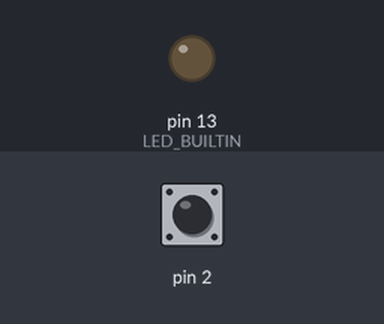
The sketch below on a simulated Arduino Uno, built with avr-gcc and run on an emulated ATmega328P. Parts: output pins drawn as LEDs (lit = HIGH). Dashed ring = blinking. The test bench sets the inputs (shaded band); at power-on: pin 2 HIGH. What the sketch prints to the serial monitor is not drawn.

Above: at 1.2 s.
1.3 s: pin 2 pulled LOW for 0.15 s
At 1.5 s:
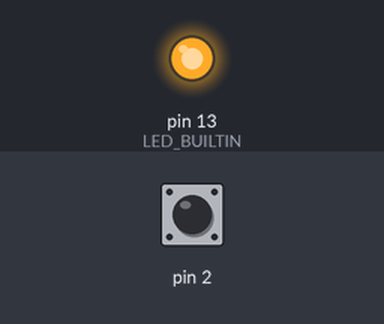
3.0 s: pin 2 pulled LOW for 1 s
At 4.8 s:
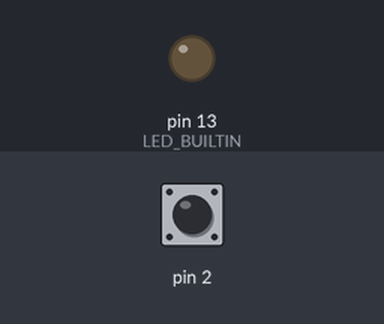
5.5 s: pin 2 pulled LOW for 3.2 s
At 9.3 s:
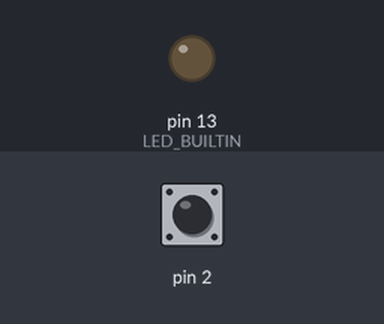
10.3 s: pin 2 pulsed LOW 2 times (0.12 s each, 0.3 s apart)
At 10.47 s:
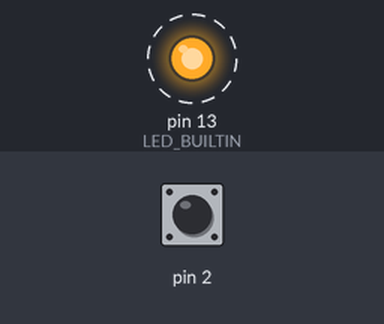
Timing chart, 0 to 13.3 s (numbered marks = the images above; inputs shaded):
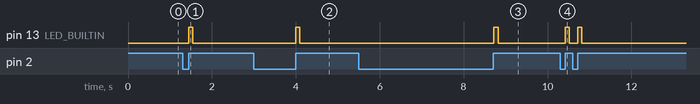

Measured:
- after the input at 1.3 s, pin 13 (LED_BUILTIN): LOW → HIGH after 0.15 s, → LOW 0.09 s later
- after the input at 3.0 s, pin 13 (LED_BUILTIN): LOW → HIGH after 1.0 s, → LOW 0.09 s later
- after the input at 5.5 s, pin 13 (LED_BUILTIN): LOW → HIGH after 3.2 s, → LOW 0.10 s later
- after the input at 10.3 s, pin 13 (LED_BUILTIN): alternates HIGH for 0.09 s and LOW for 0.21 s, 4 changes in all, then stays LOW, starting after 0.12 s

The sketch:

interruptBinarySemaphore.ino
```cpp
#include<stdlib.h>
#include<string.h>
#include <Arduino_FreeRTOS.h>
#include <semphr.h>  // add the FreeRTOS functions for Semaphores (or Flags).
TaskHandle_t *task1_h,*task2_h;
SemaphoreHandle_t xSemaphore1;
void task1(void *pvParameters)
{
  while(1)
  {
  }
}
void task2(void *pvParameters)
{
  while(1)
  {
    if(xSemaphoreTake(xSemaphore1,portMAX_DELAY)==pdPASS)
    {
    digitalWrite(LED_BUILTIN,HIGH);
    vTaskDelay(pdMS_TO_TICKS(100));
    digitalWrite(LED_BUILTIN,LOW);
    vTaskDelay(pdMS_TO_TICKS(100));
    }
  }
}
void interruptHandler()
{
  xSemaphoreGiveFromISR(xSemaphore1,NULL);
  Serial.print("hi");
}
void setup()
{
  Serial.begin(9600);
  pinMode(2,INPUT_PULLUP);
  pinMode(LED_BUILTIN,OUTPUT);
  xTaskCreate(task1,"task1",127,NULL,1,task1_h);
  xTaskCreate(task2,"task2",127,NULL,1,task2_h);
  xSemaphore1 = xSemaphoreCreateBinary();
  if (xSemaphore1 != NULL) {
    // Attach interrupt for Arduino digital pin
    attachInterrupt(digitalPinToInterrupt(2), interruptHandler, LOW);
  }
}

void loop() {
  // put your main code here, to run repeatedly:

}
```
